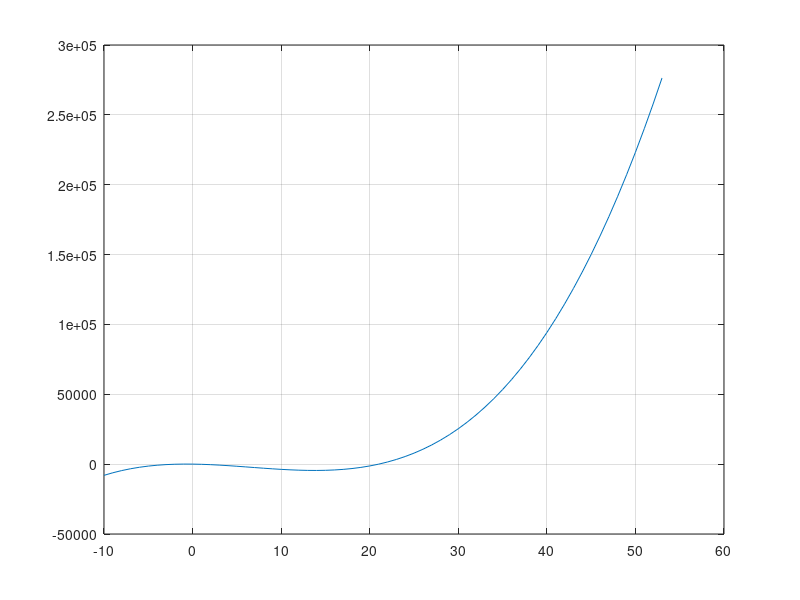
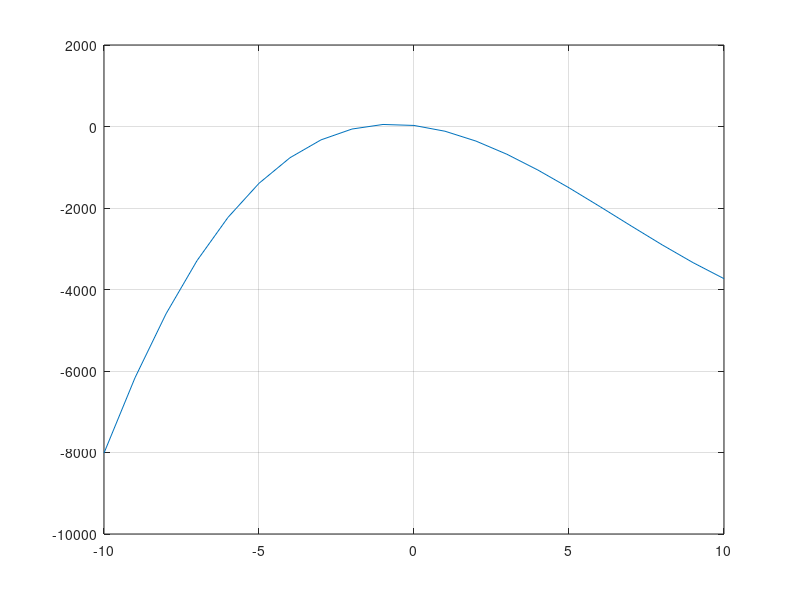

These charts were generated, in order, by the following MATLAB code:
clc

a=26;
b=-86;
c=-59;
d=3;

x=-10:1:53
y=a+b*x+c*x.^2+d*x.^3;
plot(x,y)
grid on

minX=fminbnd(@(x) a+b*x+c*x^2+d*x^3,0,53)
minY=a+b*minX+c*minX^2+d*minX^3

x=-10:1:10
y=a+b*x+c*x.^2+d*x.^3;
figure
plot(x,y)
grid on

maxX=fminbnd(@(x) -(a+b*x+c*x^2+d*x^3),-10,10)
maxY=a+b*maxX+c*maxX^2+d*maxX^3